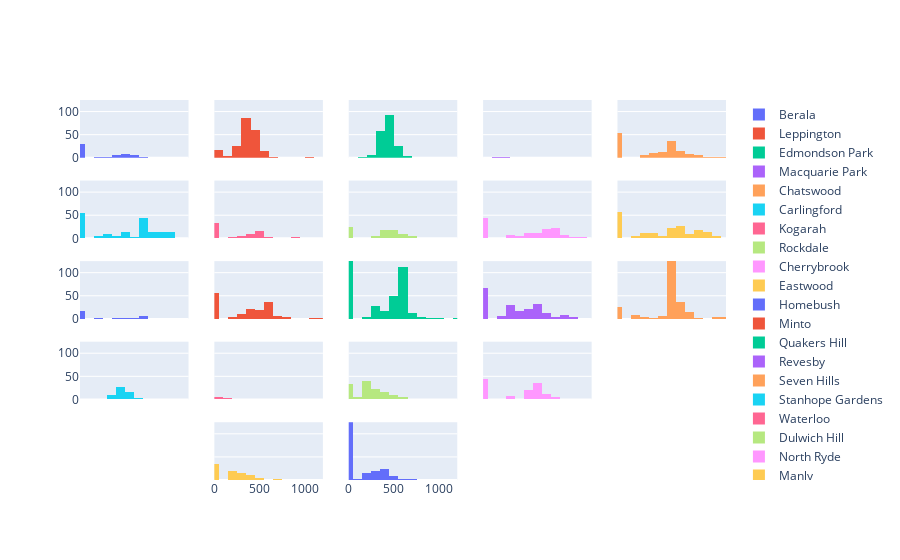

Source (notebook cell):
### Code cell
fig = make_subplots(
    rows=5, cols=5
    #     ,subplot_titles=("Plot 1", "Plot 2", "Plot 3", "Plot 4")
    ,shared_yaxes=True
    ,shared_xaxes=True)

df_numb=50
for row in range(1,6):
    for col in range(1,6):
        suburb_df = suburb_list[df_numb]
        suburb_df_price = suburb_df[suburb_df["sold_date_dt"] >= dtm]["land_size"]
        if df_numb == 73:
            break        
        if suburb_list[df_numb]["suburb"].count()>=1:
            name = suburb_list[df_numb]["suburb"].unique()[0]
            fig.update_xaxes(range=[0, 1200], row=row, col=col)
            fig.update_yaxes(range=[0, 125], row=row, col=col)
            fig.add_trace(go.Histogram(x=suburb_df_price,xbins=dict(size=100),autobinx = False, name=name),row =row, col=col)
            
        df_numb=df_numb+1                   
        
fig.show()

### Figure 1 — Plotly figure (JSON) as saved in the notebook; plotly's stock layout.template omitted (floating-point values rounded to 4 significant figures; data arrays with more than 128 entries replaced by an {"elided": "..."} marker saying what was removed)
{"data": [{"autobinx": false, "name": "Berala", "type": "histogram", "x": [-1, 352, 512, 243, 453, -1, 420, -1, 379.4, 408, 626, 739, -1, 512.2, -1, -1, -1, 474, -1, -1, -1, 556, -1, 480, -1, -1, -1, 502, 503.4, -1, -1, -1, -1, -1, -1, -1, -1, 526, -1, 557, -1, -1, -1, -1, 557, 327, -1, 354, 670, -1, 173, 442, 503, -1, 301, 556.4], "xaxis": "x", "xbins": {"size": 100}, "yaxis": "y"}, {"autobinx": false, "name": "Leppington", "type": "histogram", "x": {"elided": "253 float values"}, "xaxis": "x2", "xbins": {"size": 100}, "yaxis": "y2"}, {"autobinx": false, "name": "Edmondson Park", "type": "histogram", "x": {"elided": "227 float values"}, "xaxis": "x3", "xbins": {"size": 100}, "yaxis": "y3"}, {"autobinx": false, "name": "Macquarie Park", "type": "histogram", "x": [-1, -1, 212, -1, -1, -1, -1, -1, -1, 157, -1, -1, -1, -1, -1, -1, -1, -1, -1, -1, -1, 215, -1, -1], "xaxis": "x4", "xbins": {"size": 100}, "yaxis": "y4"}, {"autobinx": false, "name": "Chatswood", "type": "histogram", "x": {"elided": "151 float values"}, "xaxis": "x5", "xbins": {"size": 100}, "yaxis": "y5"}, {"autobinx": false, "name": "Carlingford", "type": "histogram", "x": {"elided": "175 float values"}, "xaxis": "x6", "xbins": {"size": 100}, "yaxis": "y6"}, {"autobinx": false, "name": "Kogarah", "type": "histogram", "x": [-1, 908.2, -1, 461.6, -1, -1, -1, 531, 385.7, 324, 283, 462, -1, -1, 297, 469, 411, -1, 255, 433, 462, -1, -1, -1, 769, 527, -1, -1, -1, -1, -1, 461.6, -1, 460, -1, -1, -1, 432, 306, -1, 480, 500, -1, 461, 645, 413, 176, 467.9, 411, -1, 2200, 429, -1, -1, -1, 461.6, 462, -1, -1, 607, 210, 890, -1, -1, -1, 454, 152, 501, 354, 397, -1, -1, 676.6], "xaxis": "x7", "xbins": {"size": 100}, "yaxis": "y7"}, {"autobinx": false, "name": "Rockdale", "type": "histogram", "x": [556, 345, 360, 442.6, 486, 442, 693, 645, 346, 446, 423, 545, -1, 360, 490, 466, -1, 445, -1, 550, -1, 695.6, -1, -1, 240, 283, 251, -1, -1, 543.8, -1, 371.6, 690, 582, -1, 366, 467, 686, -1, 455, -1, -1, 486.9, 398, -1, -1, -1, -1, 543, 324.5, 445, -1, 367, 565, 369.7, 411, 482, 411, 482, 411, -1, -1, -1, -1, 555, 560, 695.5, 411, 116, 462, 542, 645, 529, 488, 600, 486.8, 490, 486, -1, -1, 288, 633], "xaxis": "x8", "xbins": {"size": 100}, "yaxis": "y8"}, {"autobinx": false, "name": "Cherrybrook", "type": "histogram", "x": {"elided": "135 float values"}, "xaxis": "x9", "xbins": {"size": 100}, "yaxis": "y9"}, {"autobinx": false, "name": "Eastwood", "type": "histogram", "x": {"elided": "188 float values"}, "xaxis": "x10", "xbins": {"size": 100}, "yaxis": "y10"}, {"autobinx": false, "name": "Homebush", "type": "histogram", "x": [696, 743, 661.9, -1, 214, -1, -1, -1, 185, 392, -1, -1, -1, 551, -1, 670, 493, -1, 696, -1, -1, -1, -1, 695, -1, 677, -1, -1, -1], "xaxis": "x11", "xbins": {"size": 100}, "yaxis": "y11"}, {"autobinx": false, "name": "Minto", "type": "histogram", "x": {"elided": "167 float values"}, "xaxis": "x12", "xbins": {"size": 100}, "yaxis": "y12"}, {"autobinx": false, "name": "Quakers Hill", "type": "histogram", "x": {"elided": "472 float values"}, "xaxis": "x13", "xbins": {"size": 100}, "yaxis": "y13"}, {"autobinx": false, "name": "Revesby", "type": "histogram", "x": {"elided": "203 float values"}, "xaxis": "x14", "xbins": {"size": 100}, "yaxis": "y14"}, {"autobinx": false, "name": "Seven Hills", "type": "histogram", "x": {"elided": "248 float values"}, "xaxis": "x15", "xbins": {"size": 100}, "yaxis": "y15"}, {"autobinx": false, "name": "Stanhope Gardens", "type": "histogram", "x": [500, 718.3, 600, 450.1, -1, 500, 500.2, 320, -1, -1, -1, 501, -1, -1, 565, -1, 492, -1, 360, -1, 485, -1, -1, 492, -1, 450, -1, -1, -1, 370, 527, 450, 450, 551, -1, 301, 495, 192, 450, 397.5, 576.3, 472, -1, 304.2, 452, 570.2, 500, -1, 434.5, 408.8, -1, -1, 641.9, -1, 500, 500.8, -1, 422.7, 572, -1, 450, 600, 450, 450, 550, -1, -1, -1, 330, 464.6, -1, 402, 450.4, 432, 493.2, -1, 574.8, 450, 408, -1, 530, 454.3, -1, 320, -1, 319.1, -1, -1, 480], "xaxis": "x16", "xbins": {"size": 100}, "yaxis": "y16"}, {"autobinx": false, "name": "Waterloo", "type": "histogram", "x": [-1, -1, 141, 75, -1, -1, -1, -1, 70, -1, -1, -1, -1, 202, -1, 76, -1, -1, -1, 76, 133, -1, -1, 76, 120, 95, -1, -1, -1], "xaxis": "x17", "xbins": {"size": 100}, "yaxis": "y17"}, {"autobinx": false, "name": "Dulwich Hill", "type": "histogram", "x": {"elided": "134 float values"}, "xaxis": "x18", "xbins": {"size": 100}, "yaxis": "y18"}, {"autobinx": false, "name": "North Ryde", "type": "histogram", "x": [512.2, 298.4, 310, -1, 524, -1, 505.9, -1, 556.4, 266, 512.2, -1, 765, 695.6, 524.8, 575, -1, 531, 304.5, 619.7, -1, 556.4, -1, -1, -1, 531, 556, 518, 394, -1, 556, -1, -1, 283, -1, 556, 355, 744, -1, 565, 575, 556, 557, 801, 320.3, -1, 473, -1, 575, 658, -1, 556, 670, -1, 600, 556, 493.2, 689, -1, 596, 758, 614, -1, 556, 682, 531, 569, 556, 556, 573, -1, 676, 306, 613, 600, -1, 556, -1, 575, -1, 632.3, 569, -1, 548, 493, 462, -1, 575, 714.5, -1, 535, 683, -1, -1, 556, 462, 600.7, -1, 695.6, -1, 689, -1, 765, -1, 615, 581.7, 619, -1, -1, 860, -1, -1, 524, 523, 1018, 510, -1, -1, -1, -1, -1, 485, 758, -1, -1, 594, -1, 556], "xaxis": "x19", "xbins": {"size": 100}, "yaxis": "y19"}, {"autobinx": false, "name": "Manly", "type": "histogram", "x": [215, 255, 355, 228, 265, 278, 487, 265, 270, 215, 292, -1, -1, 367, 184, 356.8, 690, 228, 188, -1, -1, 199, -1, 323, 328, -1, -1, -1, 379.4, -1, -1, 366, 206, -1, -1, -1, 304, 518, -1, 266, 221.3, -1, -1, -1, 342, -1, -1, -1, 223, 183, 167, 455, 228, 1853, 423, 269, 505, -1, -1, 215, -1, -1, -1, 721, 360.4, -1, 233, 241, 432, 499, -1, -1, 266, 367, -1, -1, 255, -1, -1, 430, 343.8, 221, 702, -1, 242, 221, -1, 316, -1], "xaxis": "x22", "xbins": {"size": 100}, "yaxis": "y22"}, {"autobinx": false, "name": "Randwick", "type": "histogram", "x": {"elided": "202 float values"}, "xaxis": "x23", "xbins": {"size": 100}, "yaxis": "y23"}], "layout": {"xaxis": {"anchor": "y", "domain": [0, 0.168], "matches": "x21", "range": [0, 1200], "showticklabels": false}, "xaxis10": {"anchor": "y10", "domain": [0.832, 1], "matches": "x25", "range": [0, 1200], "showticklabels": false}, "xaxis11": {"anchor": "y11", "domain": [0, 0.168], "matches": "x21", "range": [0, 1200], "showticklabels": false}, "xaxis12": {"anchor": "y12", "domain": [0.208, 0.376], "matches": "x22", "range": [0, 1200], "showticklabels": false}, "xaxis13": {"anchor": "y13", "domain": [0.416, 0.584], "matches": "x23", "range": [0, 1200], "showticklabels": false}, "xaxis14": {"anchor": "y14", "domain": [0.624, 0.792], "matches": "x24", "range": [0, 1200], "showticklabels": false}, "xaxis15": {"anchor": "y15", "domain": [0.832, 1], "matches": "x25", "range": [0, 1200], "showticklabels": false}, "xaxis16": {"anchor": "y16", "domain": [0, 0.168], "matches": "x21", "range": [0, 1200], "showticklabels": false}, "xaxis17": {"anchor": "y17", "domain": [0.208, 0.376], "matches": "x22", "range": [0, 1200], "showticklabels": false}, "xaxis18": {"anchor": "y18", "domain": [0.416, 0.584], "matches": "x23", "range": [0, 1200], "showticklabels": false}, "xaxis19": {"anchor": "y19", "domain": [0.624, 0.792], "matches": "x24", "range": [0, 1200], "showticklabels": false}, "xaxis2": {"anchor": "y2", "domain": [0.208, 0.376], "matches": "x22", "range": [0, 1200], "showticklabels": false}, "xaxis20": {"anchor": "y20", "domain": [0.832, 1], "matches": "x25", "showticklabels": false}, "xaxis21": {"anchor": "y21", "domain": [0, 0.168]}, "xaxis22": {"anchor": "y22", "domain": [0.208, 0.376], "range": [0, 1200]}, "xaxis23": {"anchor": "y23", "domain": [0.416, 0.584], "range": [0, 1200]}, "xaxis24": {"anchor": "y24", "domain": [0.624, 0.792]}, "xaxis25": {"anchor": "y25", "domain": [0.832, 1]}, "xaxis3": {"anchor": "y3", "domain": [0.416, 0.584], "matches": "x23", "range": [0, 1200], "showticklabels": false}, "xaxis4": {"anchor": "y4", "domain": [0.624, 0.792], "matches": "x24", "range": [0, 1200], "showticklabels": false}, "xaxis5": {"anchor": "y5", "domain": [0.832, 1], "matches": "x25", "range": [0, 1200], "showticklabels": false}, "xaxis6": {"anchor": "y6", "domain": [0, 0.168], "matches": "x21", "range": [0, 1200], "showticklabels": false}, "xaxis7": {"anchor": "y7", "domain": [0.208, 0.376], "matches": "x22", "range": [0, 1200], "showticklabels": false}, "xaxis8": {"anchor": "y8", "domain": [0.416, 0.584], "matches": "x23", "range": [0, 1200], "showticklabels": false}, "xaxis9": {"anchor": "y9", "domain": [0.624, 0.792], "matches": "x24", "range": [0, 1200], "showticklabels": false}, "yaxis": {"anchor": "x", "domain": [0.848, 1], "range": [0, 125]}, "yaxis10": {"anchor": "x10", "domain": [0.636, 0.788], "matches": "y6", "range": [0, 125], "showticklabels": false}, "yaxis11": {"anchor": "x11", "domain": [0.424, 0.576], "range": [0, 125]}, "yaxis12": {"anchor": "x12", "domain": [0.424, 0.576], "matches": "y11", "range": [0, 125], "showticklabels": false}, "yaxis13": {"anchor": "x13", "domain": [0.424, 0.576], "matches": "y11", "range": [0, 125], "showticklabels": false}, "yaxis14": {"anchor": "x14", "domain": [0.424, 0.576], "matches": "y11", "range": [0, 125], "showticklabels": false}, "yaxis15": {"anchor": "x15", "domain": [0.424, 0.576], "matches": "y11", "range": [0, 125], "showticklabels": false}, "yaxis16": {"anchor": "x16", "domain": [0.212, 0.364], "range": [0, 125]}, "yaxis17": {"anchor": "x17", "domain": [0.212, 0.364], "matches": "y16", "range": [0, 125], "showticklabels": false}, "yaxis18": {"anchor": "x18", "domain": [0.212, 0.364], "matches": "y16", "range": [0, 125], "showticklabels": false}, "yaxis19": {"anchor": "x19", "domain": [0.212, 0.364], "matches": "y16", "range": [0, 125], "showticklabels": false}, "yaxis2": {"anchor": "x2", "domain": [0.848, 1], "matches": "y", "range": [0, 125], "showticklabels": false}, "yaxis20": {"anchor": "x20", "domain": [0.212, 0.364], "matches": "y16", "showticklabels": false}, "yaxis21": {"anchor": "x21", "domain": [0, 0.152]}, "yaxis22": {"anchor": "x22", "domain": [0, 0.152], "matches": "y21", "range": [0, 125], "showticklabels": false}, "yaxis23": {"anchor": "x23", "domain": [0, 0.152], "matches": "y21", "range": [0, 125], "showticklabels": false}, "yaxis24": {"anchor": "x24", "domain": [0, 0.152], "matches": "y21", "showticklabels": false}, "yaxis25": {"anchor": "x25", "domain": [0, 0.152], "matches": "y21", "showticklabels": false}, "yaxis3": {"anchor": "x3", "domain": [0.848, 1], "matches": "y", "range": [0, 125], "showticklabels": false}, "yaxis4": {"anchor": "x4", "domain": [0.848, 1], "matches": "y", "range": [0, 125], "showticklabels": false}, "yaxis5": {"anchor": "x5", "domain": [0.848, 1], "matches": "y", "range": [0, 125], "showticklabels": false}, "yaxis6": {"anchor": "x6", "domain": [0.636, 0.788], "range": [0, 125]}, "yaxis7": {"anchor": "x7", "domain": [0.636, 0.788], "matches": "y6", "range": [0, 125], "showticklabels": false}, "yaxis8": {"anchor": "x8", "domain": [0.636, 0.788], "matches": "y6", "range": [0, 125], "showticklabels": false}, "yaxis9": {"anchor": "x9", "domain": [0.636, 0.788], "matches": "y6", "range": [0, 125], "showticklabels": false}}}
